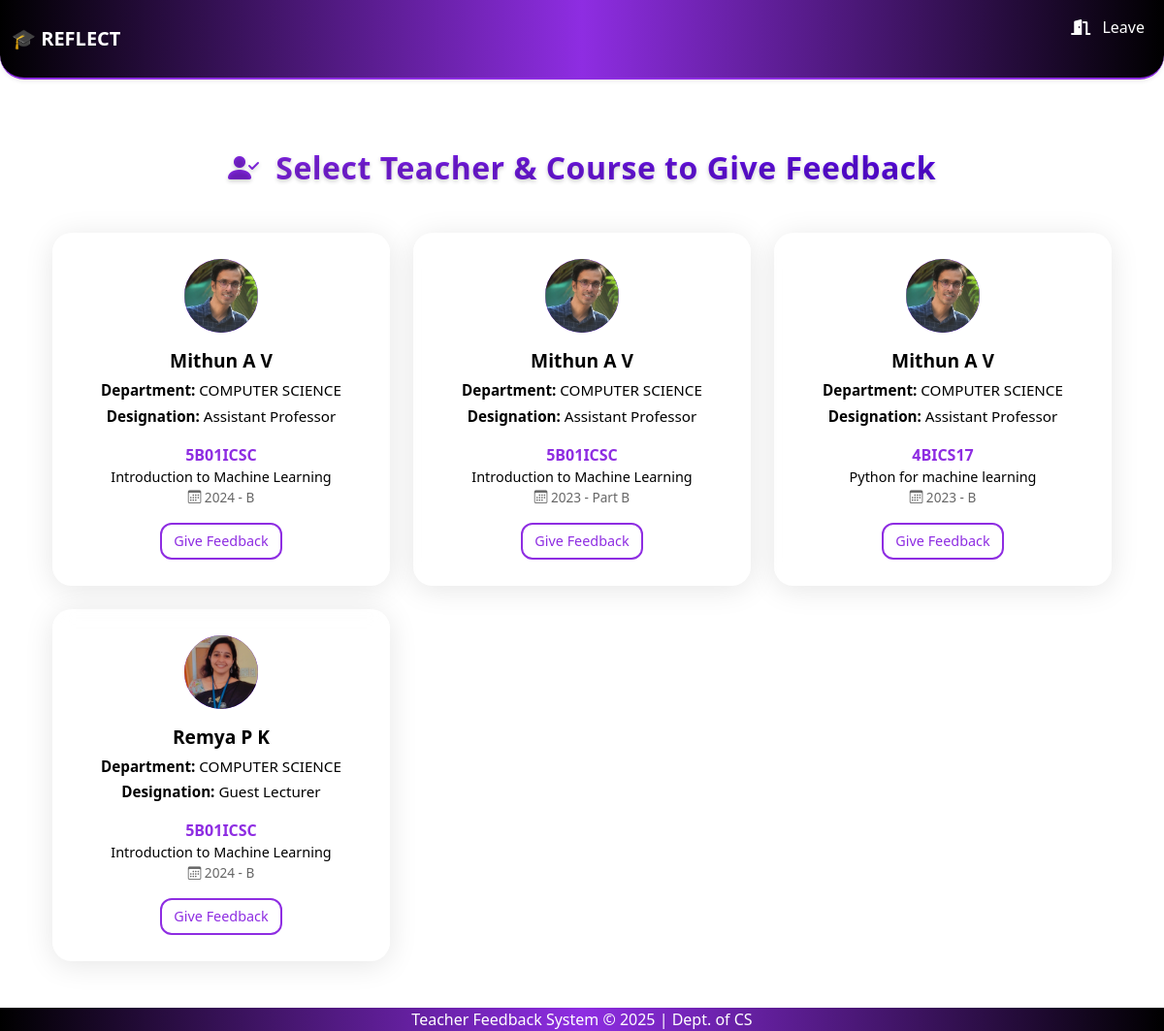
The app's page /student-feedback/teachers/, older data.
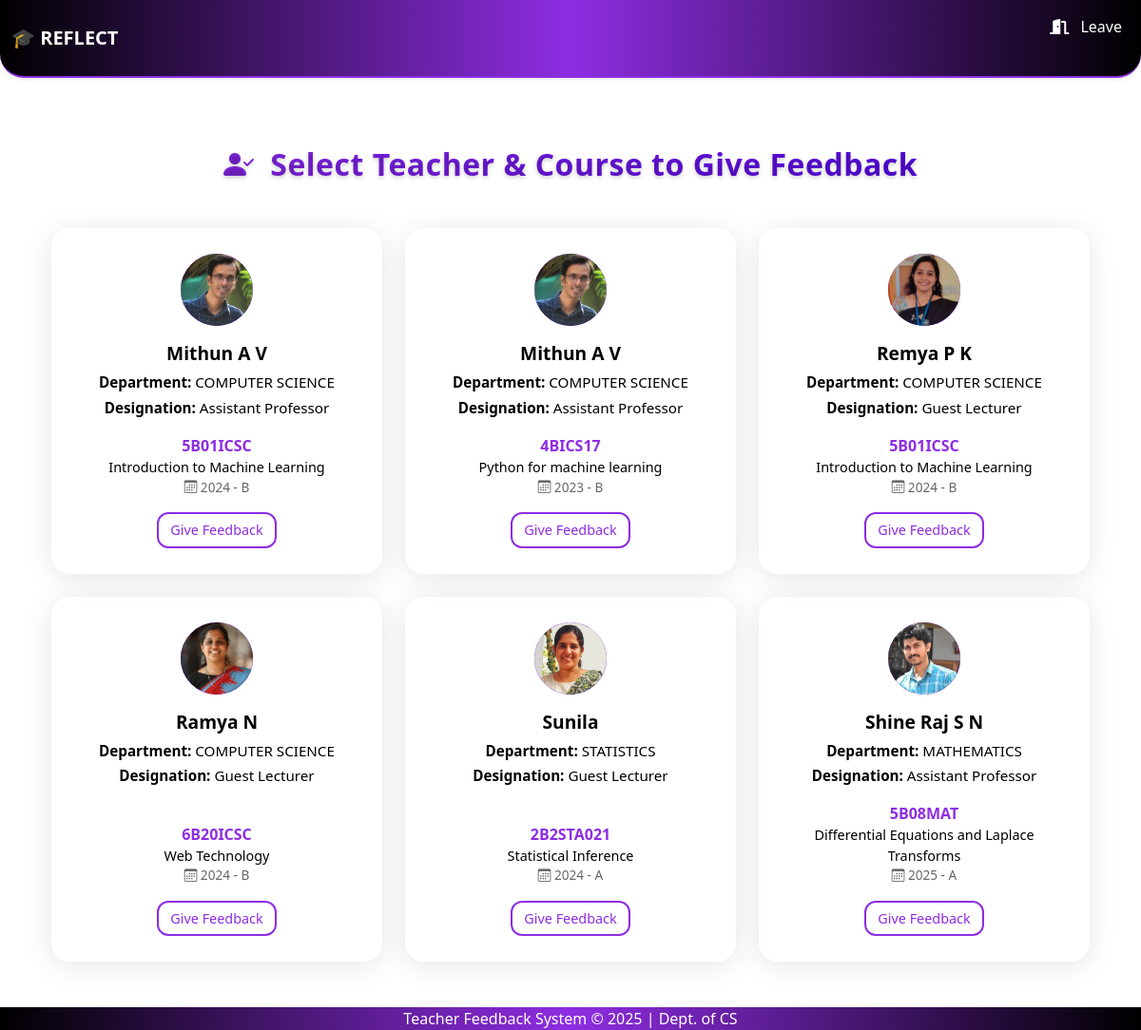
The same page, newer data.
### feedback_app/models.py (models this page shows, shortened)
class TeacherBatch(models.Model):
    teacher_batch_id = models.AutoField(primary_key=True)
    teacher = models.ForeignKey(Teacher, on_delete=models.CASCADE)
    batch = models.ForeignKey(Batch, on_delete=models.CASCADE)
    course = models.ForeignKey(Course, on_delete=models.CASCADE)
    department = models.ForeignKey(Department, on_delete=models.CASCADE)
    is_active_for_feedback = models.BooleanField(default=False)  # NEW FIELD for teacher-course feedback activation
    class Meta:
        unique_together = ('teacher', 'batch', 'course', 'department')

class Teacher(models.Model):
    user = models.OneToOneField(User, on_delete=models.CASCADE, null=True, blank=True)  # <-- Add this line
    teacher_id = models.AutoField(primary_key=True)
    name = models.CharField(max_length=100)
    dept = models.ForeignKey(Department, on_delete=models.CASCADE)
    designation = models.CharField(max_length=100)
    gender = models.CharField(max_length=10)
    role = models.ForeignKey(Role, on_delete=models.CASCADE)
    fb_active = models.BooleanField(default=False)
    profile_picture = models.ImageField(upload_to='profile_pics/', blank=True, null=True)

class Department(models.Model):
    dept_id = models.AutoField(primary_key=True)
    dept_name = models.CharField(max_length=100)

class Course(models.Model):
    course_id = models.AutoField(primary_key=True)
    name = models.CharField(max_length=200)
    code = models.CharField(max_length=50)
    credit = models.IntegerField()
    dept = models.ForeignKey(Department, on_delete=models.CASCADE)
    pgm = models.ForeignKey(Programme, on_delete=models.CASCADE)

class Batch(models.Model):
    batch_id = models.AutoField(primary_key=True)
    course = models.ForeignKey('Course', on_delete=models.CASCADE)
    acad_year = models.CharField(max_length=10)
    part = models.CharField(max_length=20)
    is_active = models.BooleanField(default=False)  # NEW FIELD for batch activation

### feedback_app/views.py (the view)
# urls.py: path('student-feedback/teachers/', views.select_teacher_for_feedback, name='select_teacher_for_feedback'),
def select_teacher_for_feedback(request):
    print("🔥🔥🔥 VIEW IS BEING CALLED 🔥🔥🔥")
    active_teacher_batches = TeacherBatch.objects.filter(
        batch__is_active=True,
        is_active_for_feedback=True
    ).select_related('teacher', 'course', 'batch', 'department')
    print(f"🎯 Found {active_teacher_batches.count()} active teacher-batch combinations")
    teacher_courses = {}
    for tb in active_teacher_batches:
        teacher = tb.teacher
        if teacher not in teacher_courses:
            teacher_courses[teacher] = []
        teacher_courses[teacher].append(tb)
    print(f"🎯 Final teacher_courses dict has {len(teacher_courses)} teachers")
    print(f"🎯 teacher_courses is empty: {not teacher_courses}")
    context = {
        'teacher_courses': teacher_courses
    }
    return render(request, 'active_teacher_list.html', context)

### feedback_app/context_processors.py (called while the page is built)
def is_admin(request):
    user = request.user
    return {'is_admin': user.is_superuser or user.groups.filter(name='admin').exists()}

def is_hod(request):
    return {'is_hod': request.user.groups.filter(name='hod').exists()}

def is_teacher(request):
    return {'is_teacher': request.user.groups.filter(name='teacher').exists()}

### templates/active_teacher_list.html (shortened to what this page needs)
{% extends 'base.html' %}
{% block content %}
<div class="container mt-5">
    <link rel="stylesheet" href="https://cdn.jsdelivr.net/npm/bootstrap-icons@1.10.5/font/bootstrap-icons.css">
    <h2 class="dashboard-heading text-center mb-5">
        <i class="bi bi-person-check-fill me-2"></i>
        Select Teacher & Course to Give Feedback
    </h2>
    {% if teacher_courses %}
        <div class="row">
            {% for teacher, courses in teacher_courses.items %}
    {% for course_assignment in courses %}
        <div class="col-md-6 col-lg-4 mb-4">
            <div class="card glass-card h-100 p-4 d-flex flex-column">
                <div class="text-center mb-3">
                    <div class="icon-circle mx-auto overflow-hidden"
                         style="width: 80px; height: 80px; border-radius: 50%; border: 2px solid #fff;">
                        {% if teacher.profile_picture %}
                            <img src="{{ teacher.profile_picture.url }}" alt="{{ teacher.name }}'s photo"
                                 style="width: 100%; height: 100%; object-fit: cover;">
                        {% else %}
                            <i class="bi bi-person-fill" style="font-size: 2rem; line-height: 80px;"></i>
                        {% endif %}
                    </div>
                    <h5 class="card-title mt-2">{{ teacher.name }}</h5>
                    <p class="card-text mb-1"><strong>Department:</strong> {{ teacher.dept.dept_name }}</p>
                    <p class="card-text"><strong>Designation:</strong> {{ teacher.designation }}</p>
                </div>
                <div class="mt-auto text-center">
                    <div class="course-code">{{ course_assignment.course.code }}</div>
                    <div style="font-size: 0.9rem;">{{ course_assignment.course.name }}</div>
                    <div class="batch-info">
                        <i class="bi bi-calendar3"></i> {{ course_assignment.batch.acad_year }} - {{ course_assignment.batch.part }}
                    </div>
                    <a href="{% url 'student_feedback_form_by_teacher_course' course_assignment.teacher_batch_id %}"
                       class="glass-button mt-3 d-inline-block">
                        Give Feedback
                    </a>
                </div>
            </div>
        </div>
    {% endfor %}
{% endfor %}
        </div>
    {% endif %}
</div>
{% endblock %}

Row changes from the older to the newer data that the page shows:
removed TeacherBatch: profile_picture (picture), {{ teacher.name }} "Mithun A V", {{ teacher.dept.dept_name }} "COMPUTER SCIENCE", {{ teacher.designation }} "Assistant Professor", course.code "5B01ICSC", course.name "Introduction to Machine Learning", batch.acad_year "2023", batch.part "Part B", shown under Teacher "Mithun A V"
now on this page (row unchanged): Teacher: name "Ramya N", dept.dept_name "COMPUTER SCIENCE", designation "Guest Lecturer"
now on this page (row edited): TeacherBatch: profile_picture (picture), course.code "6B20ICSC", course.name "Web Technology", batch.acad_year "2024", batch.part "B"
now on this page (row unchanged): Teacher: name "Sunila", dept.dept_name "STATISTICS", designation "Guest Lecturer"
now on this page (row edited): TeacherBatch: profile_picture (picture), course.code "2B2STA021", course.name "Statistical Inference", batch.acad_year "2024", batch.part "A"
now on this page (row unchanged): Teacher: name "Shine Raj S N", dept.dept_name "MATHEMATICS", designation "Assistant Professor"
added TeacherBatch: profile_picture (picture), course.code "5B08MAT", course.name "Differential Equations and Laplace Transforms", batch.acad_year "2025", batch.part "A"
